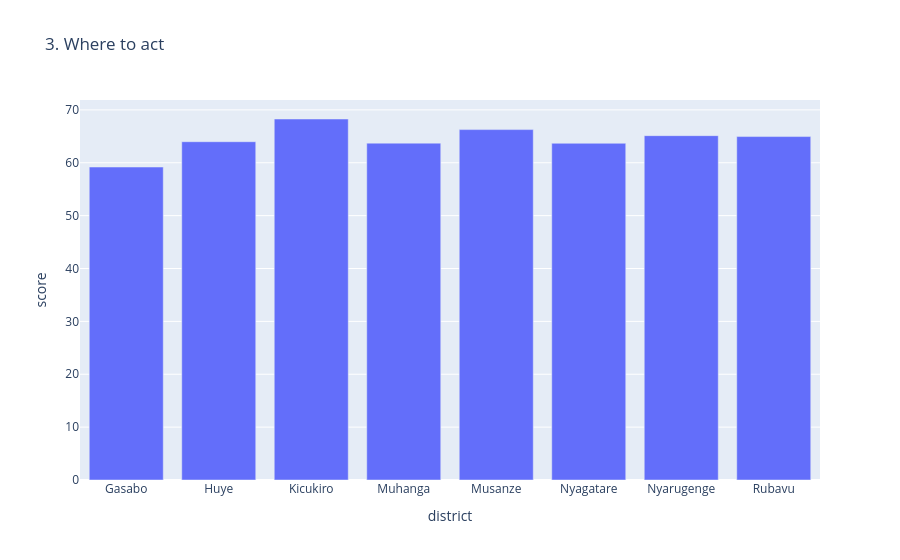

The cell this chart's notebook holds for it:
### Code cell
# 3. Average score for each district
district_average = df.groupby("district", as_index=False)["score"].mean()
fig3 = px.bar(
    district_average, x="district", y="score",
    title="3. Where to act"
)
fig3.show()

### Figure 1 — Plotly figure (JSON) as saved in the notebook; plotly's stock layout.template omitted (floating-point values rounded to 4 significant figures)
{"data": [{"hovertemplate": "district=%{x}<br>score=%{y}<extra></extra>", "legendgroup": "", "marker": {"color": "#636efa", "pattern": {"shape": ""}}, "name": "", "orientation": "v", "showlegend": false, "textposition": "auto", "type": "bar", "x": ["Gasabo", "Huye", "Kicukiro", "Muhanga", "Musanze", "Nyagatare", "Nyarugenge", "Rubavu"], "xaxis": "x", "y": [59.19, 63.98, 68.28, 63.72, 66.27, 63.68, 65.13, 64.96], "yaxis": "y"}], "layout": {"barmode": "relative", "legend": {"tracegroupgap": 0}, "title": {"text": "3. Where to act"}, "xaxis": {"anchor": "y", "domain": [0, 1], "title": {"text": "district"}}, "yaxis": {"anchor": "x", "domain": [0, 1], "title": {"text": "score"}}}}
